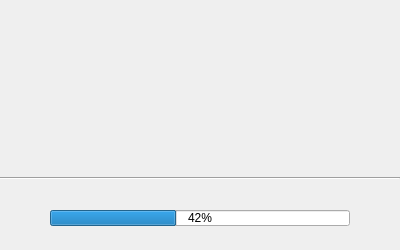
<?xml version="1.0" encoding="UTF-8"?>
<ui version="4.0">
 <class>Window</class>
 <widget class="QDialog" name="Window">
  <property name="geometry">
   <rect>
    <x>0</x>
    <y>0</y>
    <width>400</width>
    <height>250</height>
   </rect>
  </property>
  <property name="sizePolicy">
   <sizepolicy hsizetype="Preferred" vsizetype="Preferred">
    <horstretch>0</horstretch>
    <verstretch>0</verstretch>
   </sizepolicy>
  </property>
  <property name="minimumSize">
   <size>
    <width>400</width>
    <height>250</height>
   </size>
  </property>
  <property name="maximumSize">
   <size>
    <width>400</width>
    <height>250</height>
   </size>
  </property>
  <property name="cursor">
   <cursorShape>ArrowCursor</cursorShape>
  </property>
  <property name="windowTitle">
   <string>Horus - Loading</string>
  </property>
  <property name="windowIcon">
   <iconset resource="Loader.qrc">
    <normaloff>:/Pictures/2010_LOGO_horus_2_trans.png</normaloff>:/Pictures/2010_LOGO_horus_2_trans.png</iconset>
  </property>
  <widget class="QLabel" name="Picture">
   <property name="geometry">
    <rect>
     <x>30</x>
     <y>10</y>
     <width>325</width>
     <height>160</height>
    </rect>
   </property>
   <property name="minimumSize">
    <size>
     <width>325</width>
     <height>160</height>
    </size>
   </property>
   <property name="maximumSize">
    <size>
     <width>325</width>
     <height>160</height>
    </size>
   </property>
   <property name="text">
    <string/>
   </property>
   <property name="pixmap">
    <pixmap resource="Loader.qrc">:/Pictures/2010_LOGO_horus_1_trans.png</pixmap>
   </property>
  </widget>
  <widget class="Line" name="Separator">
   <property name="geometry">
    <rect>
     <x>0</x>
     <y>170</y>
     <width>400</width>
     <height>17</height>
    </rect>
   </property>
   <property name="maximumSize">
    <size>
     <width>16777215</width>
     <height>17</height>
    </size>
   </property>
   <property name="orientation">
    <enum>Qt::Horizontal</enum>
   </property>
  </widget>
  <widget class="QProgressBar" name="LoadingBar">
   <property name="geometry">
    <rect>
     <x>50</x>
     <y>210</y>
     <width>300</width>
     <height>16</height>
    </rect>
   </property>
   <property name="value">
    <number>42</number>
   </property>
  </widget>
 </widget>
 <resources>
  <include location="Loader.qrc"/>
 </resources>
 <connections/>
</ui>
